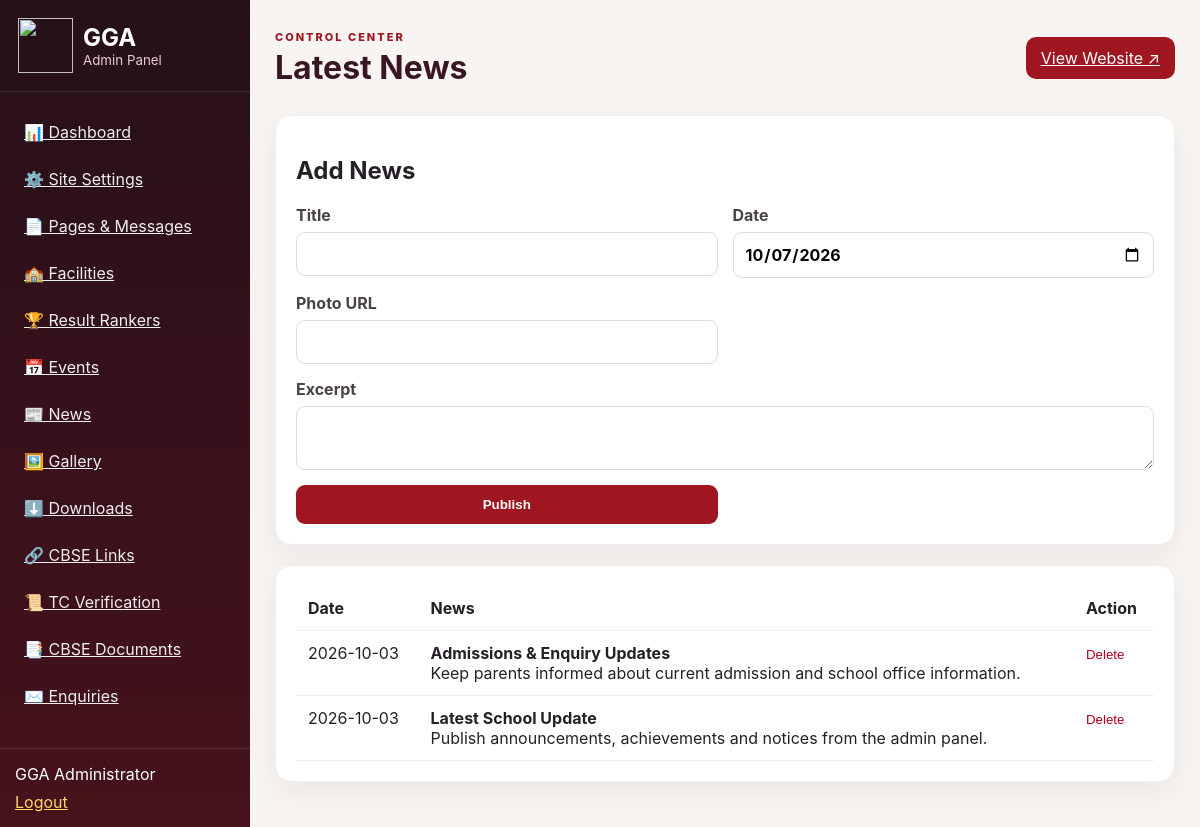
Page /admin/news.php (signed in) on the committed database.
### tables this page shows
CREATE TABLE IF NOT EXISTS news(id INT AUTO_INCREMENT PRIMARY KEY,title VARCHAR(200),excerpt TEXT,image TEXT,published_on DATE);

### config/auth.php (called while the page is built, shortened)
<?php
function e($v){ return htmlspecialchars((string)$v, ENT_QUOTES, 'UTF-8'); }
?>

### admin/news.php (the view, shortened to what this page needs)
<?php $title="Latest News"; require "_top.php";
$rows=$pdo->query("SELECT * FROM news ORDER BY published_on DESC,id DESC")->fetchAll();
?>
<div class="panel"><h2>Add News</h2><form method="post" class="form-grid"><label>Title<input name="title" required></label><label>Date<input name="published_on" type="date" value="<?=date('Y-m-d')?>"></label><label>Photo URL<input name="image"></label><label class="full">Excerpt<textarea name="excerpt"></textarea></label><button class="primary" name="save">Publish</button></form></div>
<div class="table-wrap panel"><table><tr><th>Date</th><th>News</th><th>Action</th></tr><?php foreach($rows as $r): ?><tr><td><?=e($r['published_on'])?></td><td><b><?=e($r['title'])?></b><br><?=e($r['excerpt'])?></td><td><form method="post"><button class="link danger" name="delete" value="<?=$r['id']?>">Delete</button></form></td></tr><?php endforeach;?></table></div>
<?php require "_bottom.php"; ?>

### css/admin.css (style rules this page uses)
* { box-sizing:border-box }
body { margin:0;font-family:Inter,Arial,sans-serif;background:#f7f4f1;color:#252026 }
.stat,.panel { background:#fff;border:1px solid #eee;border-radius:16px;padding:20px;box-shadow:0 10px 30px #3b1b2410;margin-bottom:20px }
.form-grid { display:grid;grid-template-columns:1fr 1fr;gap:15px }
.form-grid label { display:block;font-weight:700;color:#4b4245 }
.form-grid input,.form-grid textarea,.form-grid select { display:block;width:100%;margin-top:7px;padding:11px;border:1px solid #ddd;border-radius:9px;font:inherit }
.form-grid .full { grid-column:1/-1 }
.primary,.login-card button { background:#a01620;color:#fff;border:0;border-radius:9px;padding:12px 17px;font-weight:800;cursor:pointer }
.table-wrap { overflow:auto }
.table-wrap table { width:100%;border-collapse:collapse }
.table-wrap th,.table-wrap td { text-align:left;padding:12px;border-bottom:1px solid #eee;vertical-align:top }
.link { background:none;border:0;cursor:pointer;padding:0;color:#a01620 }
.danger { color:#b00020 }

### rows in the picture
news: published_on "2026-10-03", title "Admissions & Enquiry Updates", excerpt "Keep parents informed about current admission and school office information.", $r['id'] 2 (drawn)
news: published_on "2026-10-03", title "Latest School Update", excerpt "Publish announcements, achievements and notices from the admin panel.", $r['id'] 1 (drawn)

### other values in the picture
$_SESSION['admin_name'] "GGA Administrator"
$title "Latest News"
